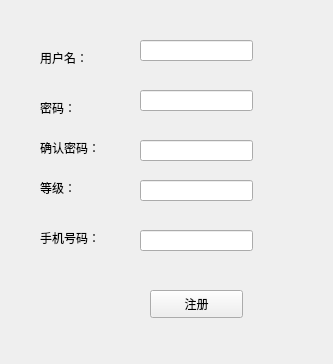
<?xml version="1.0" encoding="UTF-8"?>
<ui version="4.0">
 <class>add_admin</class>
 <widget class="QWidget" name="add_admin">
  <property name="geometry">
   <rect>
    <x>0</x>
    <y>0</y>
    <width>333</width>
    <height>364</height>
   </rect>
  </property>
  <property name="windowTitle">
   <string>增加管理员</string>
  </property>
  <widget class="QLabel" name="label">
   <property name="geometry">
    <rect>
     <x>40</x>
     <y>50</y>
     <width>72</width>
     <height>15</height>
    </rect>
   </property>
   <property name="text">
    <string>用户名：</string>
   </property>
  </widget>
  <widget class="QLabel" name="label_2">
   <property name="geometry">
    <rect>
     <x>40</x>
     <y>100</y>
     <width>72</width>
     <height>15</height>
    </rect>
   </property>
   <property name="text">
    <string>密码：</string>
   </property>
  </widget>
  <widget class="QLabel" name="label_3">
   <property name="geometry">
    <rect>
     <x>40</x>
     <y>180</y>
     <width>72</width>
     <height>15</height>
    </rect>
   </property>
   <property name="text">
    <string>等级：</string>
   </property>
  </widget>
  <widget class="QLabel" name="label_4">
   <property name="geometry">
    <rect>
     <x>40</x>
     <y>230</y>
     <width>72</width>
     <height>15</height>
    </rect>
   </property>
   <property name="text">
    <string>手机号码：</string>
   </property>
  </widget>
  <widget class="QLineEdit" name="uname">
   <property name="geometry">
    <rect>
     <x>140</x>
     <y>40</y>
     <width>113</width>
     <height>21</height>
    </rect>
   </property>
  </widget>
  <widget class="QLineEdit" name="upassword">
   <property name="geometry">
    <rect>
     <x>140</x>
     <y>90</y>
     <width>113</width>
     <height>21</height>
    </rect>
   </property>
   <property name="echoMode">
    <enum>QLineEdit::Password</enum>
   </property>
  </widget>
  <widget class="QLineEdit" name="urank">
   <property name="geometry">
    <rect>
     <x>140</x>
     <y>180</y>
     <width>113</width>
     <height>21</height>
    </rect>
   </property>
  </widget>
  <widget class="QLineEdit" name="uphone">
   <property name="geometry">
    <rect>
     <x>140</x>
     <y>230</y>
     <width>113</width>
     <height>21</height>
    </rect>
   </property>
  </widget>
  <widget class="QPushButton" name="add">
   <property name="geometry">
    <rect>
     <x>150</x>
     <y>290</y>
     <width>93</width>
     <height>28</height>
    </rect>
   </property>
   <property name="text">
    <string>注册</string>
   </property>
  </widget>
  <widget class="QLabel" name="label_5">
   <property name="geometry">
    <rect>
     <x>40</x>
     <y>140</y>
     <width>72</width>
     <height>15</height>
    </rect>
   </property>
   <property name="text">
    <string>确认密码：</string>
   </property>
  </widget>
  <widget class="QLineEdit" name="doubleupassword">
   <property name="geometry">
    <rect>
     <x>140</x>
     <y>140</y>
     <width>113</width>
     <height>21</height>
    </rect>
   </property>
   <property name="echoMode">
    <enum>QLineEdit::Password</enum>
   </property>
  </widget>
 </widget>
 <resources/>
 <connections/>
</ui>
